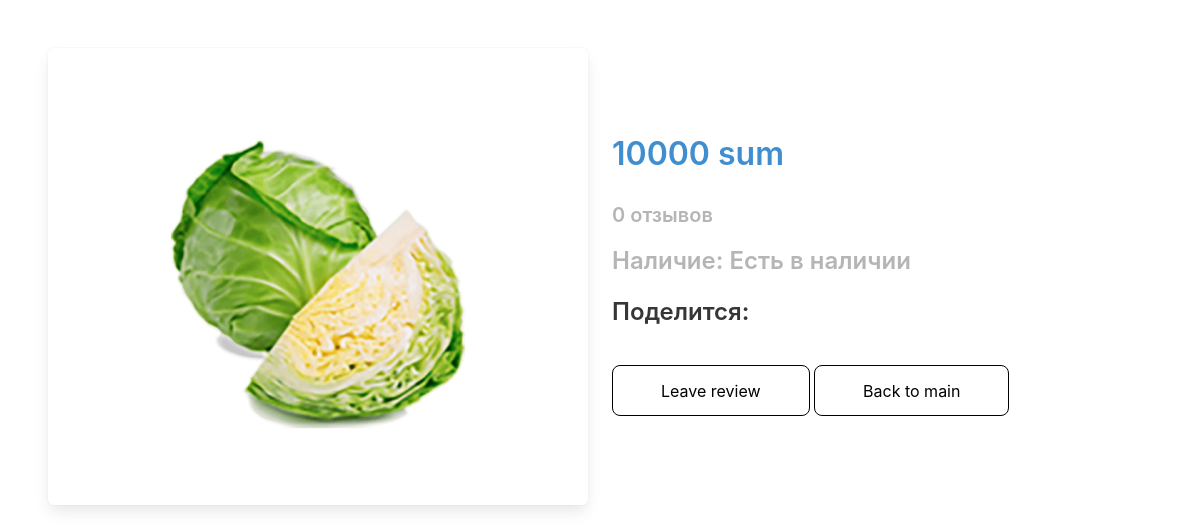
Page /product/1 on the committed database.
### app/models.py (models this page shows, shortened)
class Product(models.Model):
    title = models.CharField(max_length=225)
    slug = models.SlugField()
    description = models.TextField()
    price = models.IntegerField()
    category = models.ForeignKey('app.Category', default=None, on_delete=models.CASCADE)
    thumb = models.ImageField(default='default_product.png', null=True)
    class Meta:
        db_table = 'app_products'

### app/views.py (the view)
# urls.py: path('product/<int:pk>', product_detail, name='product_detail'),
def product_detail(request,pk):
    product = Product.objects.get(pk=pk)
    return render(request, 'product_detail.html',{'product': product})

### templates/product_detail.html (shortened to what this page needs)
<!DOCTYPE html>
<html lang="en">
<head>
    <link rel="stylesheet" href="https://cdnjs.cloudflare.com/ajax/libs/bulma/0.9.4/css/bulma.min.css" />
</head>
<body>
<div class="section product-detail">
    <div class="columns is-flex is-align-items-center">
        <div class="column">
            <div class="box">
                <figure class="image product-detail-image">
                    <img src="{{ product.thumb.url }}" alt="Placeholder image">
                </figure>
            </div>
        </div>
        <div class="column">
            <div class="content">
                <p class="title is-size-3 has-text-info">{{ product.price }} sum</p>
                <p class="title is-size-5 has-text-grey-light">0 отзывов</p>
                <p class="title has-text-grey-light is-size-4">Наличие: Есть в наличии</p>
                <p class="title is-size-4">
                    Поделится:
                </p>
                <a href="{% url 'rate_product' product.pk %}" class="knopka">Leave review</a>
                <a href="{% url 'product_list' %}" class="knopka">Back to main</a>
            </div>
        </div>
    </div>
</div>
</body>
</html>

### templates/product_detail.html (style rules this page uses)
.knopka { margin-top: 1rem; display: inline-block; padding:.8rem 3rem; font-size: 1rem; border-radius: .5rem; border:.1rem solid black; color:black; cursor: pointer; background: none; }

### rows in the picture
Product: thumb (picture), price "10000"
